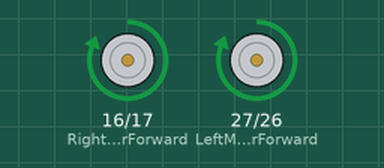
Simulated run of this sketch. Board: ESP32. On the bench: motor-driver pin pairs drawn as motors (green arrow = first pin HIGH = forward, orange = second pin HIGH = backward, longer = more drive).

Above: at 0.1 s.
At 30.1 s:
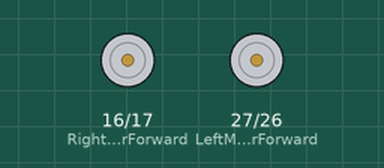
Timing chart, 0 to 31.6 s (numbered marks = the images above):
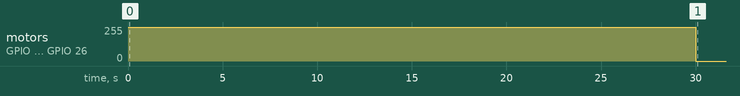

Measured:
- by itself, motor on GPIO 16 (RightMotorForward) / GPIO 17 (RightMotorBackward), motor on GPIO 27 (LeftMotorForward) / GPIO 26 (LeftMotorBackward): stopped → forward 255/255 at 0.00 s, → stopped 30.0 s later

The sketch:

Motor_testing.ino
```cpp
/**************SETUP CODE**************/
const int LeftMotorForward = 27;
const int LeftMotorBackward = 26;
const int RightMotorForward = 16;
const int RightMotorBackward = 17;
const int enA=14;
const int enB=25;

const int trigPin =33;
const int echoPin =32;

int Distance[6];

void setup()
{
  Serial.begin(9600);
  // Set L298N Control Pins as Output
  pinMode(RightMotorForward, OUTPUT);
  pinMode(LeftMotorForward, OUTPUT);
  pinMode(LeftMotorBackward, OUTPUT);
  pinMode(RightMotorBackward, OUTPUT);
  pinMode(trigPin,OUTPUT);
  pinMode(echoPin,INPUT);
}

/***************MAIN LOOP****************/
void loop() {
  moveForward();
  delay(30000);
  stop();
  delay(1000000);

}

void turnRight()      // Turn Right Function for Motor Driver.
{
  digitalWrite(RightMotorForward, LOW);
  digitalWrite(RightMotorBackward, HIGH);
  digitalWrite(LeftMotorForward, HIGH);
  digitalWrite(LeftMotorBackward, LOW);
}

void stop()   // Move Backward Function for Motor Driver.
{
  digitalWrite(RightMotorForward, LOW);
  digitalWrite(RightMotorBackward, LOW);
  digitalWrite(LeftMotorForward, LOW);
  digitalWrite(LeftMotorBackward, LOW);
}

void turnLeft()       // Turn Left Function for Motor Driver.
{
  digitalWrite(RightMotorForward, HIGH);
  digitalWrite(RightMotorBackward, LOW);
  digitalWrite(LeftMotorForward, LOW);
  digitalWrite(LeftMotorBackward, HIGH);
}
void moveBackward()   // Move Backward Function for Motor Driver.
{
  digitalWrite(RightMotorForward, LOW);
  digitalWrite(RightMotorBackward, HIGH);
  digitalWrite(LeftMotorForward, LOW);
  digitalWrite(LeftMotorBackward, HIGH);
}
void moveForward()    // Move Forward Function for Motor Driver.
{
    digitalWrite(RightMotorForward, HIGH);
    digitalWrite(RightMotorBackward, LOW);
    digitalWrite(LeftMotorForward, HIGH);
    digitalWrite(LeftMotorBackward, LOW);
}

/************MAIN LOOP ENDS*******************************************/
```
